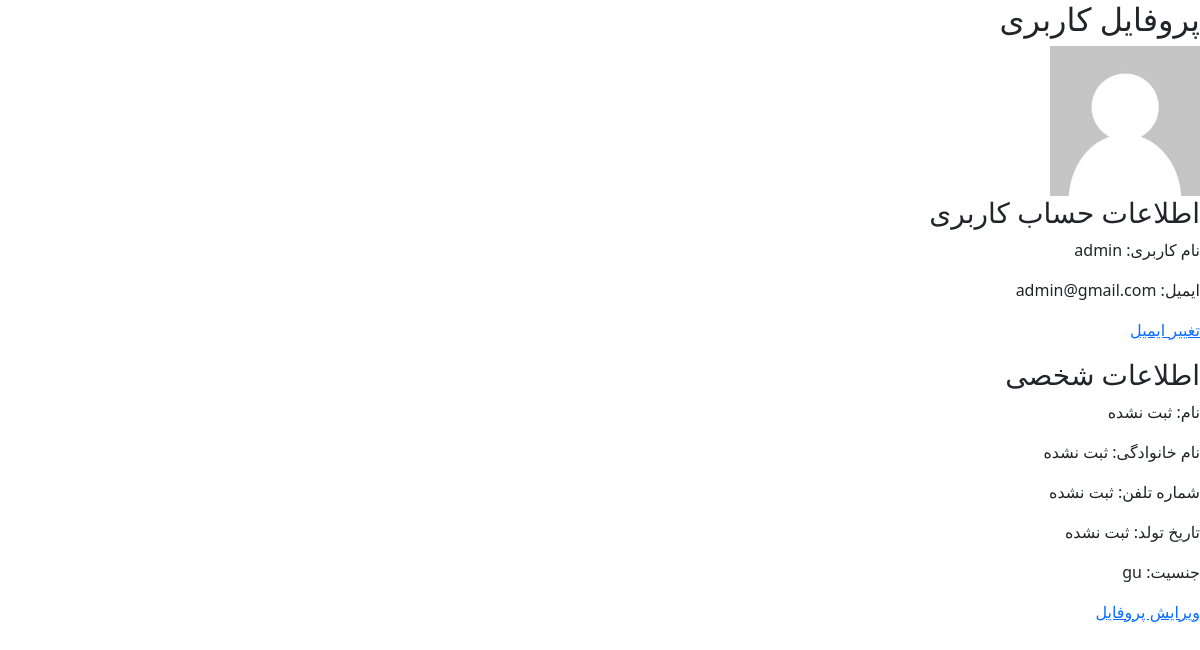
/accounts/profile/ (signed in), run on the app's committed database.
### accounts/models.py (models this page shows, shortened)
class MyUser(AbstractUser):
    phone_number = models.CharField(max_length=11,null=True,blank=True,verbose_name='شماره تلفن', validators=[RegexValidator(regex=r"^09\d{9}$", message="شماره موبایل باید با 09 شروع شود و دقیقا 11 رقم باشد")])
    birth_date = models.DateField('تاریخ تولد',null=True,blank=True)
    gender = models.CharField(max_length=10,choices=GenderOption.choices, null=True, blank=True, verbose_name='جنسیت')
    profile_picture = models.ImageField(verbose_name='عکس پروفایل', upload_to='profile_pictures', default='profile_pictures/default.jpg',blank=True)
    email = models.EmailField(unique=True, verbose_name="ایمیل")
    email_verified = models.BooleanField(default=False,verbose_name="ایمیل تایید شده")
    class Meta:
        verbose_name = 'کاربر'
        verbose_name_plural = 'کاربر'

### accounts/views.py (the view)
# urls.py: path("profile/", views.profile_view, name="profile"),
@login_required
def profile_view(request):
    return render(request,"accounts/profile.html",{"user":request.user})

### accounts/templates/accounts/profile.html (shortened to what this page needs)
{% extends "base.html" %}
{% block content %}
<h2>پروفایل کاربری</h2>
{% if user.profile_picture %}
    <img
        src="{{ user.profile_picture.url }}"
        alt="تصویر پروفایل"
        width="150"
    >
{% endif %}
<h3>اطلاعات حساب کاربری</h3>
<p>نام کاربری: {{user.username}}</p>
<p>ایمیل: {{user.email}}</p>
<p>
    <a href="{% url 'accounts:email_change' %}">تغییر ایمیل</a>
</p>
<h3>اطلاعات شخصی</h3>
<p>نام: {{user.first_name|default:"ثبت نشده"}}</p>
<p>نام خانوادگی: {{user.last_name|default:"ثبت نشده"}}</p>
<p>شماره تلفن: {{user.phone_number|default:"ثبت نشده"}}</p>
<p>تاریخ تولد: {{user.birth_date|default:"ثبت نشده"}}</p>
<p>جنسیت: {{user.get_gender_display|default:"ثبت نشده"}}</p>
<a href="{% url 'accounts:profile_edit' %}">
    ویرایش پروفایل
</a>
{% endblock %}

### data on the page
MyUser: profile_picture (placeholder picture), username "admin", email "admin@gmail.com", first_name "ثبت نشده", last_name "ثبت نشده", phone_number "ثبت نشده", birth_date "ثبت نشده", gender "gu"
